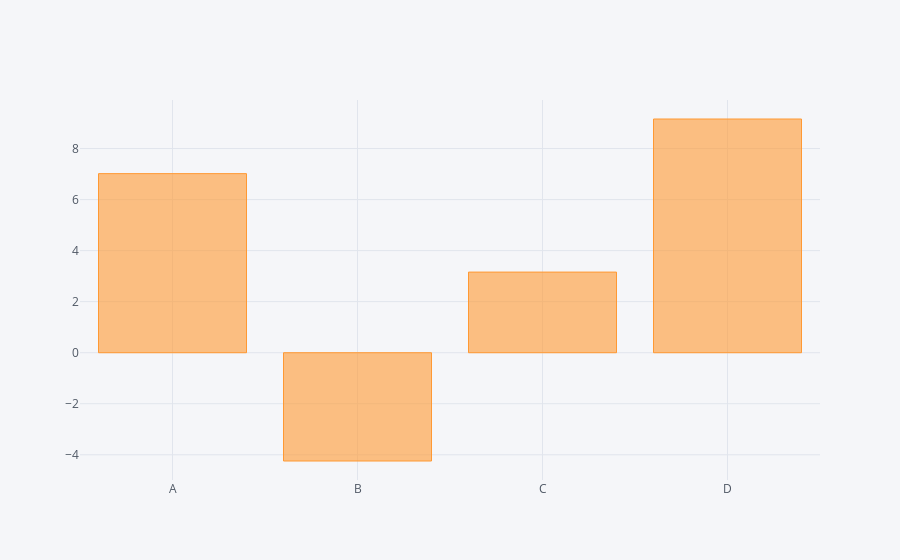

This figure's notebook cell:
### Markdown cell above
This gives bars for every single data point and is difficult to read.

To clean up the output for this, perform some aggregate function on top of `.iplot()`

### Code cell
df.sum().iplot(kind='bar')

### Figure 1 — Plotly figure (JSON) as saved in the notebook; plotly's stock layout.template omitted (floating-point values rounded to 4 significant figures)
{"data": [{"marker": {"color": "rgba(255, 153, 51, 0.6)", "line": {"color": "rgba(255, 153, 51, 1.0)", "width": 1}}, "name": "None", "orientation": "v", "text": "", "type": "bar", "uid": "bb449b5d-21f5-4e45-ac50-83adcd4f142a", "x": ["A", "B", "C", "D"], "y": [7.017, -4.243, 3.159, 9.157]}], "layout": {"legend": {"bgcolor": "#F5F6F9", "font": {"color": "#4D5663"}}, "paper_bgcolor": "#F5F6F9", "plot_bgcolor": "#F5F6F9", "title": {"font": {"color": "#4D5663"}}, "xaxis": {"gridcolor": "#E1E5ED", "showgrid": true, "tickfont": {"color": "#4D5663"}, "title": {"font": {"color": "#4D5663"}, "text": ""}, "zerolinecolor": "#E1E5ED"}, "yaxis": {"gridcolor": "#E1E5ED", "showgrid": true, "tickfont": {"color": "#4D5663"}, "title": {"font": {"color": "#4D5663"}, "text": ""}, "zerolinecolor": "#E1E5ED"}}}
